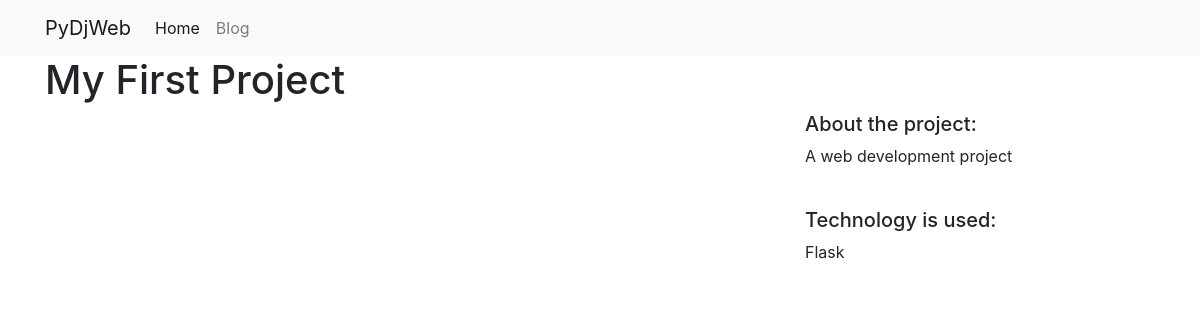
/projects/1/, run on the app's committed database.
### projects/models.py (models this page shows, shortened)
class Project(models.Model):
  title = models.CharField(max_length=100)
  description = models.TextField()
  technology = models.CharField(max_length=25)
  image = models.FilePathField(path="/img")

### projects/views.py (the view)
# urls.py: path("<int:pk>/", view=views.project_detail, name="project_detail"),
def project_detail(request, pk):
  project = Project.objects.get(pk=pk)
  context = {
    "project": project
  }
  return render(request, "project_detail.html", context)

### projects/templates/project_detail.html (shortened to what this page needs)
{% extends "base.html" %}
{% load static %}
{% block page_content %}
  <div class="container">
    <h1>{{ project.title }}</h1>
    <div class="row">
      <div class="col-md-8">
      </div>
      <div class="col-md-4">
        <h5>About the project:</h5>
        <p>{{ project.description }}</p>
        <br>
        <h5>Technology is used:</h5>
        <p>{{ project.technology }}</p>
      </div>
    </div>
  </div>
{% endblock %}

### data on the page
Project: title "My First Project", description "A web development project", technology "Flask"
